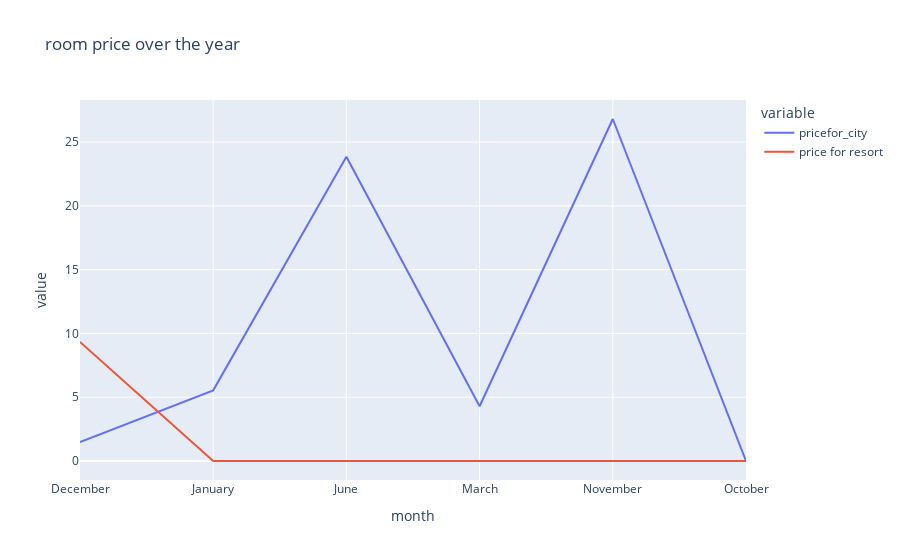

The code cell stored with this chart in its notebook:
### Code cell
px.line(final,x='month',y=['pricefor_city','price for resort'],title='room price over the year')

### Figure 1 — Plotly figure (JSON) as saved in the notebook; plotly's stock layout.template omitted (floating-point values rounded to 4 significant figures)
{"data": [{"hovertemplate": "variable=pricefor_city<br>month=%{x}<br>value=%{y}<extra></extra>", "legendgroup": "pricefor_city", "line": {"color": "#636efa", "dash": "solid"}, "mode": "lines", "name": "pricefor_city", "orientation": "v", "showlegend": true, "type": "scatter", "x": ["December", "January", "June", "March", "November", "October"], "xaxis": "x", "y": [1.478, 5.538, 23.85, 4.295, 26.81, 0], "yaxis": "y"}, {"hovertemplate": "variable=price for resort<br>month=%{x}<br>value=%{y}<extra></extra>", "legendgroup": "price for resort", "line": {"color": "#EF553B", "dash": "solid"}, "mode": "lines", "name": "price for resort", "orientation": "v", "showlegend": true, "type": "scatter", "x": ["December", "January", "June", "March", "November", "October"], "xaxis": "x", "y": [9.333, 0, 0, 0, 0, 0], "yaxis": "y"}], "layout": {"legend": {"title": {"text": "variable"}, "tracegroupgap": 0}, "title": {"text": "room price over the year"}, "xaxis": {"anchor": "y", "domain": [0, 1], "title": {"text": "month"}}, "yaxis": {"anchor": "x", "domain": [0, 1], "title": {"text": "value"}}}}
